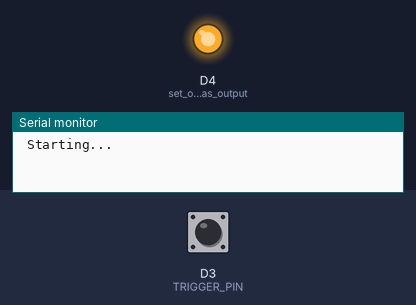
The sketch below on a simulated ESP8266 (Wemos D1 mini). On the bench: output pins drawn as LEDs (lit = HIGH), the last lines printed to the serial monitor. Inputs (shaded band) come from the test bench; at power-on: D3 (TRIGGER_PIN) HIGH. WiFi joins after 1.5 s; servers stay silent unless stated; web services answer with replies made up by the test bench.

Above: at 1.2 s.
1.3 s: D3 (TRIGGER_PIN) driven LOW
At 1.7 s:
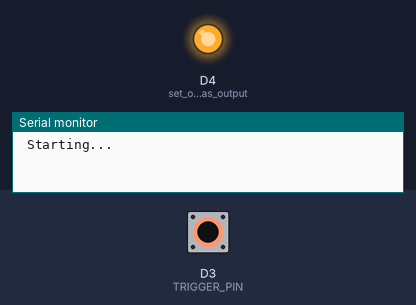
4.3 s: D3 (TRIGGER_PIN) driven HIGH
5.8 s: D3 (TRIGGER_PIN) pulsed LOW 2 times (0.12 s each, 0.3 s apart)
At 7.0 s:
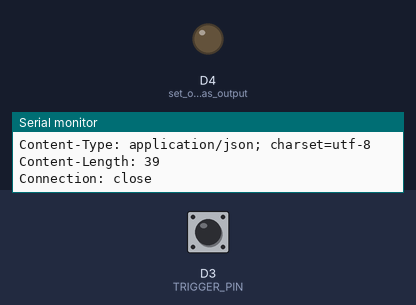
Timing chart, 0 to 8.8 s (numbered marks = the images above; inputs shaded):
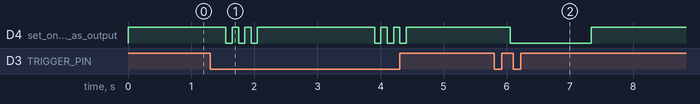

Measured:
- after the input at 1.3 s, D4 (set_onboard_LED_as_output): HIGH → LOW after 0.25 s, → HIGH 0.10 s later, → LOW 0.10 s later, → HIGH 0.10 s later, … (10 changes in this stretch)
- after the input at 4.3 s, D4 (set_onboard_LED_as_output): goes on until 4.4 s, then stays HIGH
- after the input at 5.8 s, D4 (set_onboard_LED_as_output): HIGH → LOW after 0.25 s, → HIGH 1.3 s later

The sketch:

Wemos-IFTTT-Button.ino
```cpp
// 03 dec. 2016 Ewald
// Do Anything button
//
// short press will connect to IFTTT and perform any action you configured there
// examples are:
// - send a push message to your smartphone
// - post a tweet
// - send an email, switch on your hue lights, ring your IoT doorbell, unlock your IoT lock
// - send the weatherforcast as an SMS
// and many, many, more....
//
// long press will activate an accesspoint so you can configure the Wifi credentials of the network you are on

#include <ESP8266WiFi.h>          // https://github.com/esp8266/Arduino

#include <ESP8266WebServer.h>
#include <DNSServer.h>
#include <WiFiManager.h>          // https://github.com/tzapu/WiFiManager

#include <HttpClient.h>           // so we can talk to IFTTT

#define TRIGGER_PIN D3            // Wemos ButtonShield is connected to D3


boolean val             = true;                      // to hold LED state
long longPressTime      = 250;

void setup() {                                       // Setup Stuff, this is run once
  Serial.begin(115200);                              // the Serial port Stuff is just for debugging
  Serial.println("\n Starting...");
  pinMode(TRIGGER_PIN, INPUT);                       // so we can read the switch
  pinMode(BUILTIN_LED, OUTPUT);                      // set onboard LED as output
  digitalWrite(BUILTIN_LED, HIGH);                   // turn LED off
  } //setup

void ifttt() {
  const char host[ ]        = "maker.ifttt.com";          // maker channel of IFTTT
  const char trigger[ ]     = "button";
  const char APIKey[ ]      = "**********************";

  Serial.print("Connect to: ");
  Serial.println(host);

  // WiFiClient to make HTTP connection
  WiFiClient client;
  if (!client.connect(host, 80)) {
    Serial.println("connection failed");
    return;
    }

  // Build URL
  String url = String("/trigger/") + trigger + String("/with/key/") + APIKey;

  Serial.print("Requesting URL: ");
  Serial.println(url);

  // Send request to IFTTT
  client.print(String("GET ") + url + " HTTP/1.1\r\n" + "Host: " + host + "\r\n" + "Connection: close\r\n\r\n");
  delay(20);

  // Read all the lines of the reply from server and print them to Serial
  Serial.println("Respond:");
  while(client.available()){
    String line = client.readStringUntil('\r');
    Serial.print(line);
    }

  Serial.println();
  Serial.println("closing connection");
  } //ifttt

void longpress() {          // long button press

    flash(3);               // signal that we're going into AP mode to receive WiFi configuration

    //WiFiManager
    //Local intialization. Once its business is done, there is no need to keep it around
    WiFiManager wifiManager;

    //sets timeout until configuration portal gets turned off
    //useful to make it all retry or go to sleep
    wifiManager.setTimeout(120);                  // timeout after 120 seconds

    //WITHOUT THIS THE AP DOES NOT SEEM TO WORK PROPERLY WITH SDK 1.5 , update to at least 1.5.1
    //WiFi.mode(WIFI_STA);

    //Here we start an access point with name "Do-Anything" and goe into a blocking loop awaiting configuration of timeout
    if (!wifiManager.startConfigPortal("Do-Anything")) {
      Serial.println("failed to connect and hit timeout");
      delay(3000);
      //reset and try again, or maybe put it to deep sleep
      Serial.println("resetting ESP....");
      ESP.reset();
      delay(5000);
      } //fi check

    //if you get here you have connected to the WiFi
    Serial.println("");
    Serial.print("Connected to: ");
    Serial.print(WiFi.SSID());
    Serial.print(" (RSSi: ");
    Serial.print(WiFi.RSSI());
    Serial.println(" dBm) ");
    Serial.print("IP: ");
    Serial.println(WiFi.localIP());

  } //longpress

void flash(int y) {                 // flash LED y times
  for (int x=0; x < y; x++) {
    digitalWrite(BUILTIN_LED, LOW);
    delay(100);
    digitalWrite(BUILTIN_LED, HIGH);
    delay(100);
    }
  } //flash

void shortpress() {                 // short button press

//  Serial.println("Click");
//  val = !val;
//  digitalWrite(BUILTIN_LED, val);   // toggle's the LED

  digitalWrite(BUILTIN_LED, LOW);     // LED on
  ifttt();
  digitalWrite(BUILTIN_LED, HIGH);    // LED off

  } //shortpress

void loop() {                                         // program loop, do untill doomsday
  if ( digitalRead(TRIGGER_PIN) == LOW ) {            // button pressed
    delay(longPressTime);                             // wait for 250ms

    if ( digitalRead(TRIGGER_PIN) == LOW ) {          // button still pressed?
      longpress();
      }
    else {
      shortpress();
      }
    }

  } //loop
```
